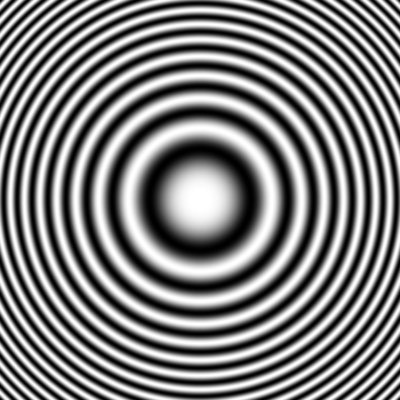
%> input picture simulation/fringe pattern .png, 400 x 400 px
$ octave newPatternMarch_22.m   (GNU Octave 9; MATLAB toolbox functions it lacks are replaced by stand-ins)
%> lines starting %> are read from the running program, lines starting %| are printed output that depends on the picture
clc;clear all;
image  = imread('fringe pattern .png');
%> image is the input picture: size 400x400 uint8; min 0, max 255, mean 127.3
image  = im2double(image);
%> image: size 400x400 double
normalized = (image  - min(image(:)))/(max(image(:)) - min(image(:)));
original = normalized;
newMatrix = zeros(500,500); % all zero matrix
newMatrix(50:449,50:449) = original; % oldMatrix is a, newMatrix is b
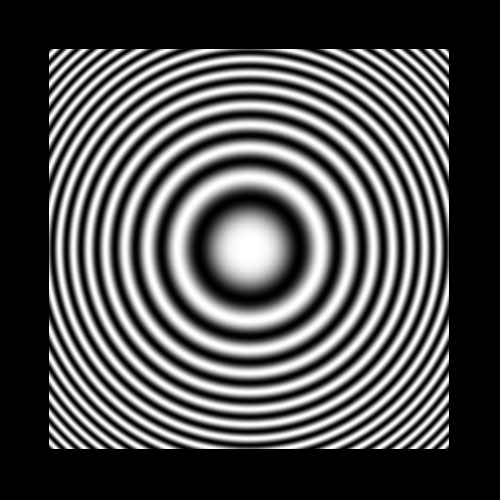
%> newMatrix: size 500x500 double; min 0, max 1, mean 0.32
imagesc(newMatrix);colormap gray
I2  = normalized/3;
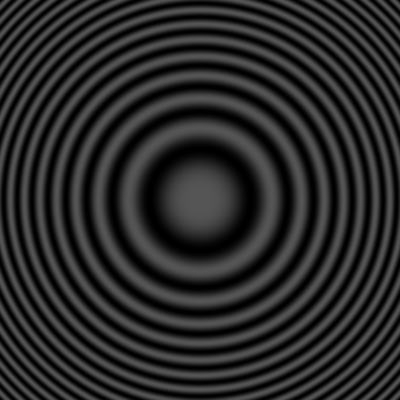
%> I2: size 400x400 double; min 0, max 0.333, mean 0.166
newInterference = zeros(size(newMatrix));
newInterference(1:size(I2,1),1:size(I2,2)) = I2;
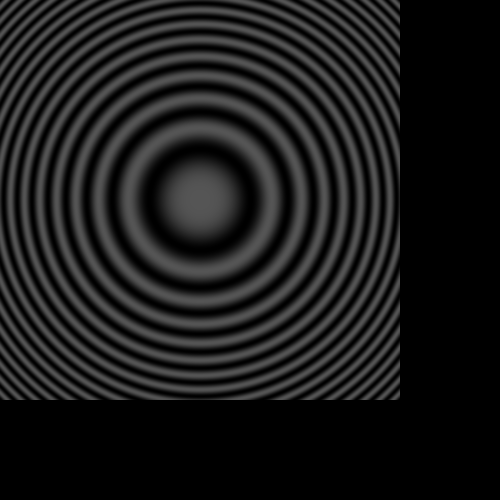
%> newInterference: size 500x500 double; min 0, max 0.333, mean 0.107
x =1;y = 1;
for i = 1:2
rx = (size(I2,1)-0).*rand(1,1);
rx = int64(rx);
ry = (size(I2,2)-0).*rand(1,1);
ry = int64(ry);
G = circshift(newInterference,[rx,ry]);
newMatrix  = newMatrix+G;
end
%> this loop made 2 passes
%> pass 1, `G = circshift(newInterference,[rx,ry]);`:
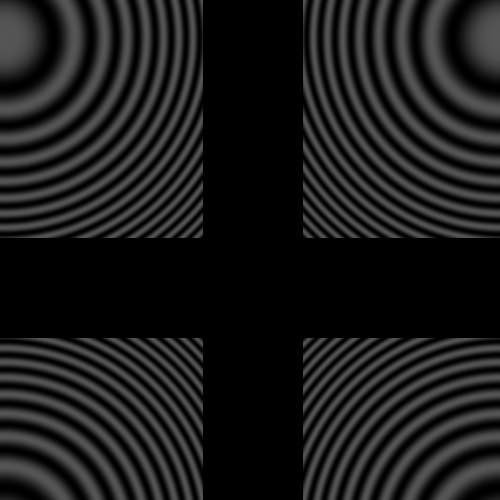
%> G: size 500x500 double; min 0, max 0.333, mean 0.107; mean of the top-left, top-right, bottom-left and bottom-right quarters 0.129, 0.125, 0.0871, 0.0847
%> pass 1, `newMatrix  = newMatrix+G;`:
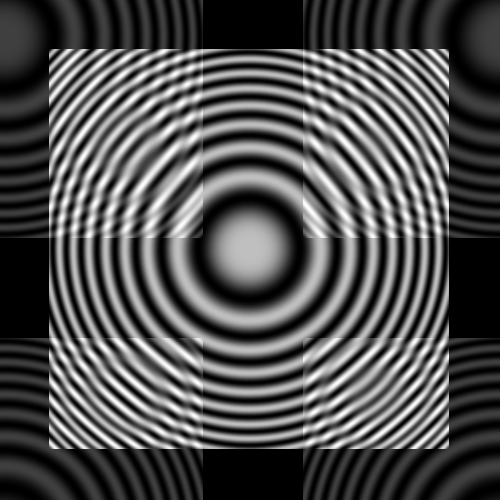
%> newMatrix: size 500x500 double; min 0, max 1.33, mean 0.426; drawn with min black and max white
%> pass 2, `G = circshift(newInterference,[rx,ry]);`:
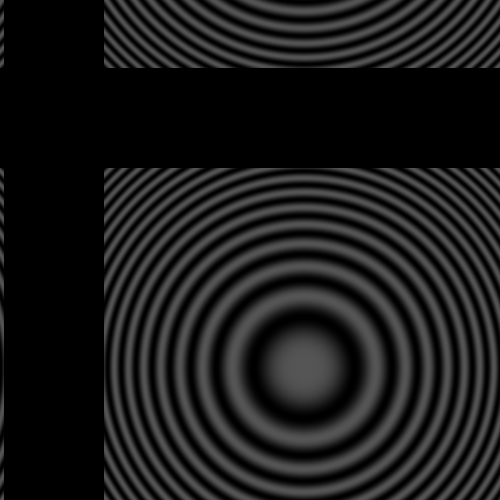
%> G: size 500x500 double; min 0, max 0.333, mean 0.107; mean of the top-left, top-right, bottom-left and bottom-right quarters 0.0599, 0.1, 0.101, 0.165
%> pass 2, `newMatrix  = newMatrix+G;`:
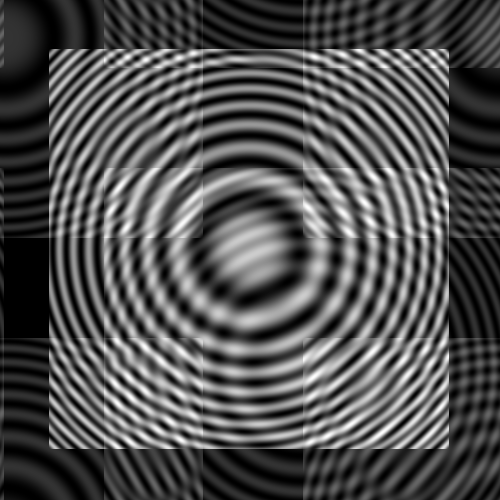
%> newMatrix: size 500x500 double; min 0, max 1.66, mean 0.533; drawn with min black and max white
figure;
subplot(1,2,1);
imagesc(newMatrix);colormap(gray);title("randomized interference");
subplot(1,2,2);
imagesc(original);colormap(gray);title("original");
%%
img = normalized;
figure;
h_im = imshow(img);
% 3) Create an ellipse defining a ROI:
%> (the run ends here)

$ run again, with simulation/pattern.png copied over simulation/fringe pattern .png
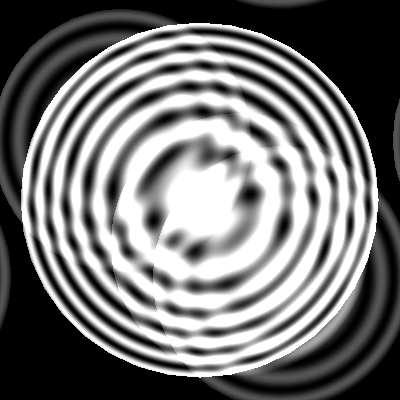
%> input picture simulation/pattern.png, 400 x 400 px
%> image is the input picture: size 400x400 uint8; min 0, max 255, mean 114.5
%> image: size 400x400 double
%> the loop `for i = 1:2` made 2 passes
%> pass 1, `G = circshift(newInterference,[rx,ry]);`:
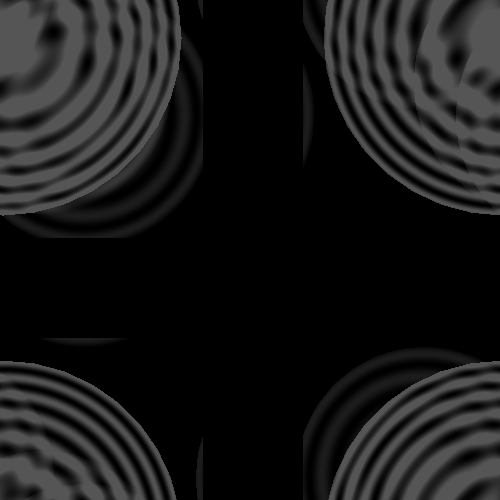
%> G: size 500x500 double; min 0, max 0.333, mean 0.0958; mean of the top-left, top-right, bottom-left and bottom-right quarters 0.143, 0.111, 0.0592, 0.0702
%> pass 2, `newMatrix  = newMatrix+G;`:
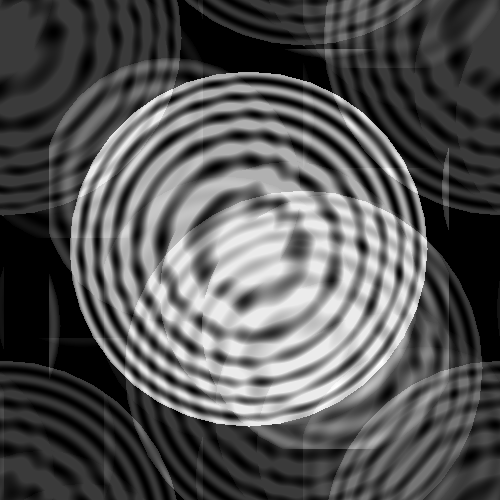
%> newMatrix: size 500x500 double; min 0, max 1.44, mean 0.479; drawn with min black and max white
